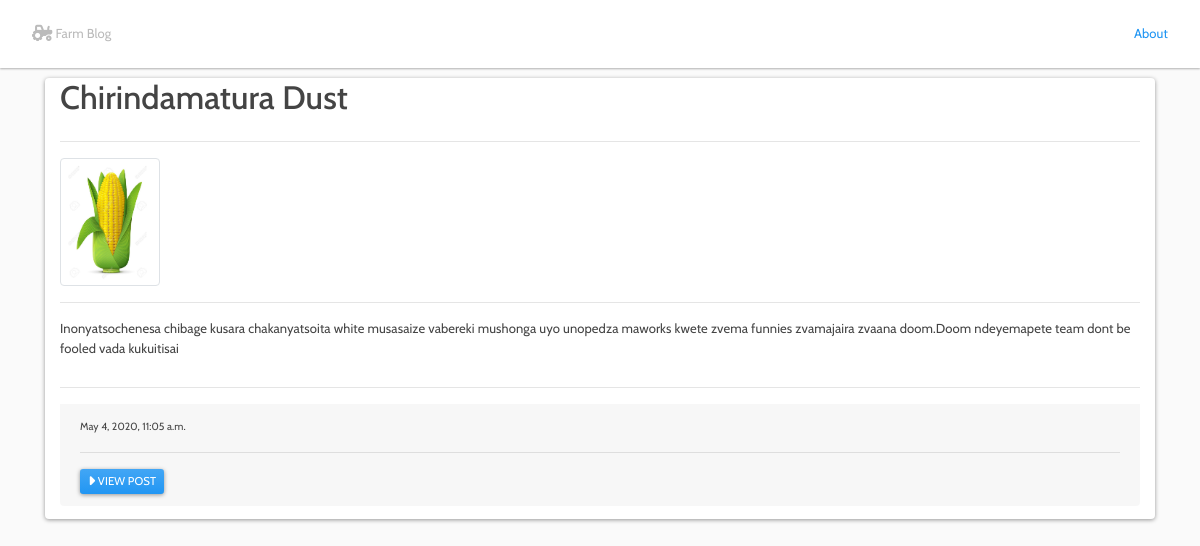
The page / on the database its author committed.
### blog/models.py (models this page shows)
class Post(models.Model):
    title = models.CharField(null=False,max_length=100)
    content= models.TextField()
    image = models.ImageField(upload_to='postimages')
    url = models.URLField(blank=True)
    date_posted = models.DateTimeField(auto_now=True)

### blog/views.py (the view)
# urls.py: path('', views.home, name='home'),
def home(request):
    posts = Post.objects.order_by('-date_posted')
    return render(request,'blog/home.html', {'posts':posts,'title':'home'})

### blog/templates/blog/home.html (shortened to what this page needs)
{% extends 'blog/base.html' %}
{% block content %}
  {% for post in posts %}
          <article class="card col-lg-12">
          <h1>{{ post.title }}</h1>
          <hr>
          <img src="{{ post.image.url }} " class="img-thumbnail" height="100" width="100">
              <hr>
          <p>{{ post.content }}</p>
              <hr>
              <div class="card-footer">
                    <small>{{ post.date_posted }} </small> <hr>
                    <a class="btn btn-primary btn-sm " href="{% url 'blog:detail' post.id %}">  View Post</a>
              </div>
      </article>
  {% endfor %}
{% endblock %}

### blog/templates/blog/base.html (shortened to what this page needs)
{% load static %}
<!DOCTYPE html>
<html lang="en">
<head>
    <script src="https://kit.fontawesome.com/b7ce856366.js"></script>    <link rel="stylesheet" href="{% static "blog/bootstrap.min.css" %}">
    <link rel="stylesheet" href="{% static "blog/main.css" %}">
</head>
<body>
<nav class="navbar navbar-light bg-light justify-content-between">
 {% if title == 'detail' %}
      <a class="nav-link active" href="{% url 'blog:home' %}"><i class="fas fa-chevron-left"></i> Back Home</a>
     <a class="nav-link" href="{% url 'blog:about' %}">About</a>
  {% elif title == 'about' %}
     <a class="nav-link active" href="{% url 'blog:home' %}"><i class="fas fa-chevron-left"></i> Back Home</a>
    <a class="nav-link disabled" href="#">about</a>
  {% else %}
      <a class="nav-link disabled" href="#"> Farm Blog</a>
     <a class="nav-link" href="{% url 'blog:about' %}">About</a>
{% endif %}
</nav>
<main class="container">
    {% block content %} {% endblock %}
</main>
</body>
</html>

### blog/static/blog/main.css (style rules this page uses)
body { font-family: 'Cabin', sans-serif; background: #fafafa; }
.col-lg-12 { background: #ffffff; margin-top: 10px; }
.card-footer { align-content: space-between; margin-bottom: 13px; }

### rows shown on the page
Post: title "Chirindamatura Dust", image (picture), content "Inonyatsochenesa chibage kusara chakanyatsoita white musasaize vabereki mushonga uyo unopedza maworks kwete zvema funnies zvamajaira zvaana doom.Doom ndeyemapete team dont be fooled vada kukuitisai", date_posted "May 4, 2020, 11:05 a.m."
